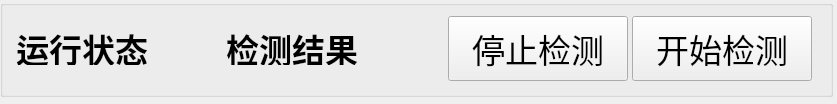
<?xml version="1.0" encoding="UTF-8"?>
<ui version="4.0">
 <class>widget_Result_Show</class>
 <widget class="QWidget" name="widget_Result_Show">
  <property name="geometry">
   <rect>
    <x>0</x>
    <y>0</y>
    <width>837</width>
    <height>104</height>
   </rect>
  </property>
  <property name="windowTitle">
   <string>Form</string>
  </property>
  <widget class="QGroupBox" name="groupBox">
   <property name="geometry">
    <rect>
     <x>0</x>
     <y>0</y>
     <width>833</width>
     <height>97</height>
    </rect>
   </property>
   <property name="title">
    <string/>
   </property>
   <widget class="QPushButton" name="pushButton_2">
    <property name="enabled">
     <bool>true</bool>
    </property>
    <property name="geometry">
     <rect>
      <x>448</x>
      <y>16</y>
      <width>180</width>
      <height>65</height>
     </rect>
    </property>
    <property name="sizePolicy">
     <sizepolicy hsizetype="Expanding" vsizetype="Fixed">
      <horstretch>0</horstretch>
      <verstretch>0</verstretch>
     </sizepolicy>
    </property>
    <property name="font">
     <font>
      <family>幼圆</family>
      <pointsize>25</pointsize>
     </font>
    </property>
    <property name="text">
     <string>停止检测</string>
    </property>
   </widget>
   <widget class="QLabel" name="label_2">
    <property name="enabled">
     <bool>true</bool>
    </property>
    <property name="geometry">
     <rect>
      <x>226</x>
      <y>32</y>
      <width>185</width>
      <height>33</height>
     </rect>
    </property>
    <property name="font">
     <font>
      <family>幼圆</family>
      <pointsize>25</pointsize>
      <weight>75</weight>
      <bold>true</bold>
     </font>
    </property>
    <property name="text">
     <string>检测结果</string>
    </property>
   </widget>
   <widget class="QPushButton" name="pushButton">
    <property name="enabled">
     <bool>true</bool>
    </property>
    <property name="geometry">
     <rect>
      <x>632</x>
      <y>16</y>
      <width>180</width>
      <height>65</height>
     </rect>
    </property>
    <property name="sizePolicy">
     <sizepolicy hsizetype="Expanding" vsizetype="Fixed">
      <horstretch>0</horstretch>
      <verstretch>0</verstretch>
     </sizepolicy>
    </property>
    <property name="font">
     <font>
      <family>幼圆</family>
      <pointsize>25</pointsize>
     </font>
    </property>
    <property name="text">
     <string>开始检测</string>
    </property>
   </widget>
   <widget class="QLabel" name="label">
    <property name="enabled">
     <bool>true</bool>
    </property>
    <property name="geometry">
     <rect>
      <x>16</x>
      <y>32</y>
      <width>185</width>
      <height>33</height>
     </rect>
    </property>
    <property name="font">
     <font>
      <family>幼圆</family>
      <pointsize>25</pointsize>
      <weight>75</weight>
      <bold>true</bold>
     </font>
    </property>
    <property name="text">
     <string>运行状态</string>
    </property>
   </widget>
  </widget>
 </widget>
 <resources/>
 <connections/>
</ui>
